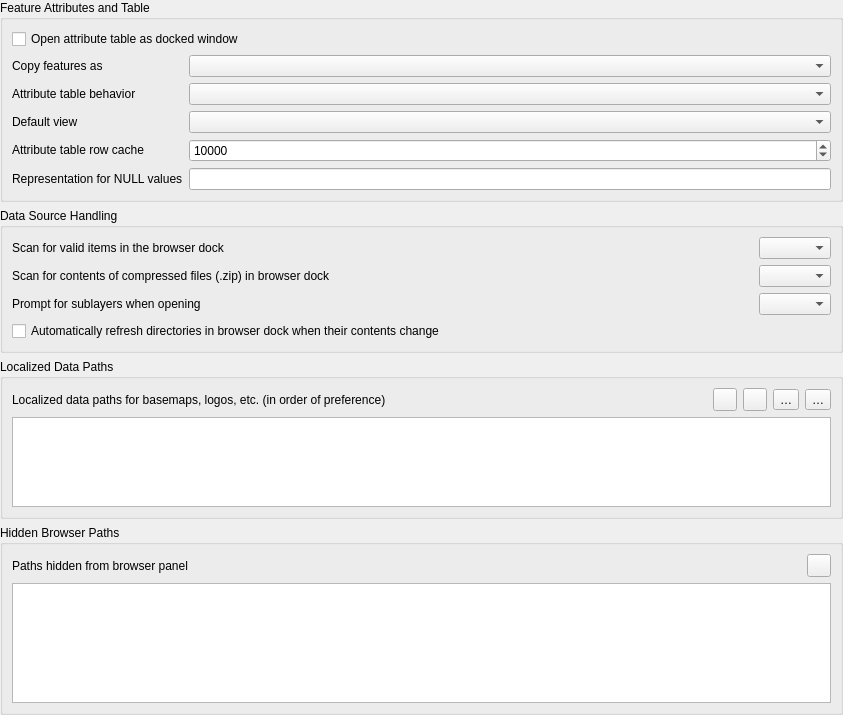
             <widget class="QWidget" name="mOptionsScrollAreaContents_11">
              <property name="geometry">
               <rect>
                <x>0</x>
                <y>0</y>
                <width>843</width>
                <height>715</height>
               </rect>
              </property>
              <layout class="QVBoxLayout" name="verticalLayout_27">
               <property name="leftMargin">
                <number>0</number>
               </property>
               <property name="topMargin">
                <number>0</number>
               </property>
               <property name="rightMargin">
                <number>0</number>
               </property>
               <property name="bottomMargin">
                <number>0</number>
               </property>
               <item>
                <widget class="QgsCollapsibleGroupBox" name="groupBox_18">
                 <property name="title">
                  <string>Feature Attributes and Table</string>
                 </property>
                 <layout class="QGridLayout" name="gridLayout_19">
                  <item row="0" column="0" colspan="2">
                   <widget class="QCheckBox" name="cbxAttributeTableDocked">
                    <property name="text">
                     <string>Open attribute table as docked window</string>
                    </property>
                   </widget>
                  </item>
                  <item row="3" column="1">
                   <widget class="QComboBox" name="cmbAttrTableBehavior">
                    <item>
                     <property name="text">
                      <string/>
                     </property>
                    </item>
                   </widget>
                  </item>
                  <item row="3" column="0">
                   <widget class="QLabel" name="textLabel1_7">
                    <property name="sizePolicy">
                     <sizepolicy hsizetype="Fixed" vsizetype="Fixed">
                      <horstretch>0</horstretch>
                      <verstretch>0</verstretch>
                     </sizepolicy>
                    </property>
                    <property name="text">
                     <string>Attribute table behavior</string>
                    </property>
                   </widget>
                  </item>
                  <item row="6" column="0">
                   <widget class="QLabel" name="label_14">
                    <property name="text">
                     <string>Representation for NULL values</string>
                    </property>
                   </widget>
                  </item>
                  <item row="4" column="1">
                   <widget class="QComboBox" name="mAttrTableViewComboBox"/>
                  </item>
                  <item row="6" column="1">
                   <widget class="QLineEdit" name="leNullValue"/>
                  </item>
                  <item row="5" column="0">
                   <widget class="QLabel" name="textLabel1_12">
                    <property name="sizePolicy">
                     <sizepolicy hsizetype="Fixed" vsizetype="Fixed">
                      <horstretch>0</horstretch>
                      <verstretch>0</verstretch>
                     </sizepolicy>
                    </property>
                    <property name="text">
                     <string>Attribute table row cache</string>
                    </property>
                   </widget>
                  </item>
                  <item row="5" column="1">
                   <widget class="QgsSpinBox" name="spinBoxAttrTableRowCache">
                    <property name="minimum">
                     <number>0</number>
                    </property>
                    <property name="maximum">
                     <number>10000000</number>
                    </property>
                    <property name="singleStep">
                     <number>1000</number>
                    </property>
                    <property name="value">
                     <number>10000</number>
                    </property>
                   </widget>
                  </item>
                  <item row="2" column="1">
                   <widget class="QComboBox" name="mComboCopyFeatureFormat"/>
                  </item>
                  <item row="4" column="0">
                   <widget class="QLabel" name="label_46">
                    <property name="text">
                     <string>Default view</string>
                    </property>
                   </widget>
                  </item>
                  <item row="2" column="0">
                   <widget class="QLabel" name="label_48">
                    <property name="text">
                     <string>Copy features as</string>
                    </property>
                   </widget>
                  </item>
                 </layout>
                </widget>
               </item>
               <item>
                <widget class="QgsCollapsibleGroupBox" name="groupBox_19">
                 <property name="title">
                  <string>Data Source Handling</string>
                 </property>
                 <layout class="QGridLayout" name="gridLayout_23" columnstretch="0,0,0">
                  <item row="1" column="2">
                   <widget class="QComboBox" name="cmbScanZipInBrowser"/>
                  </item>
                  <item row="0" column="2">
                   <widget class="QComboBox" name="cmbScanItemsInBrowser"/>
                  </item>
                  <item row="2" column="2">
                   <widget class="QComboBox" name="cmbPromptSublayers">
                    <item>
                     <property name="text">
                      <string/>
                     </property>
                    </item>
                   </widget>
                  </item>
                  <item row="0" column="0">
                   <widget class="QLabel" name="label_30">
                    <property name="text">
                     <string>Scan for valid items in the browser dock</string>
                    </property>
                   </widget>
                  </item>
                  <item row="1" column="1">
                   <spacer name="horizontalSpacer_3">
                    <property name="orientation">
                     <enum>Qt::Horizontal</enum>
                    </property>
                    <property name="sizeHint" stdset="0">
                     <size>
                      <width>40</width>
                      <height>20</height>
                     </size>
                    </property>
                   </spacer>
                  </item>
                  <item row="2" column="0">
                   <widget class="QLabel" name="textLabel1_13">
                    <property name="sizePolicy">
                     <sizepolicy hsizetype="Fixed" vsizetype="Fixed">
                      <horstretch>0</horstretch>
                      <verstretch>0</verstretch>
                     </sizepolicy>
                    </property>
                    <property name="text">
                     <string>Prompt for sublayers when opening</string>
                    </property>
                   </widget>
                  </item>
                  <item row="1" column="0">
                   <widget class="QLabel" name="label_29">
                    <property name="text">
                     <string>Scan for contents of compressed files (.zip) in browser dock</string>
                    </property>
                   </widget>
                  </item>
                  <item row="3" column="0" colspan="3">
                   <widget class="QCheckBox" name="mCheckMonitorDirectories">
                    <property name="text">
                     <string>Automatically refresh directories in browser dock when their contents change</string>
                    </property>
                   </widget>
                  </item>
                 </layout>
                </widget>
               </item>
               <item>
                <widget class="QgsCollapsibleGroupBox" name="groupBox_301">
                 <property name="title">
                  <string>Localized Data Paths</string>
                 </property>
                 <layout class="QGridLayout" name="gridLayout_34">
                  <item row="0" column="0">
                   <widget class="QLabel" name="label_9">
                    <property name="text">
                     <string>Localized data paths for basemaps, logos, etc. (in order of preference) </string>
                    </property>
                   </widget>
                  </item>
                  <item row="0" column="1">
                   <spacer name="horizontalSpacer_19">
                    <property name="orientation">
                     <enum>Qt::Horizontal</enum>
                    </property>
                    <property name="sizeHint" stdset="0">
                     <size>
                      <width>40</width>
                      <height>20</height>
                     </size>
                    </property>
                   </spacer>
                  </item>
                  <item row="0" column="2">
                   <widget class="QToolButton" name="mLocalizedDataPathAddButton">
                    <property name="toolTip">
                     <string>Add localized data path</string>
                    </property>
                    <property name="text">
                     <string/>
                    </property>
                    <property name="icon">
                     <iconset resource="../../images/images.qrc">
                      <normaloff>:/images/themes/default/symbologyAdd.svg</normaloff>:/images/themes/default/symbologyAdd.svg</iconset>
                    </property>
                   </widget>
                  </item>
                  <item row="0" column="3">
                   <widget class="QToolButton" name="mLocalizedDataPathRemoveButton">
                    <property name="toolTip">
                     <string>Remove localized data path</string>
                    </property>
                    <property name="text">
                     <string/>
                    </property>
                    <property name="icon">
                     <iconset resource="../../images/images.qrc">
                      <normaloff>:/images/themes/default/symbologyRemove.svg</normaloff>:/images/themes/default/symbologyRemove.svg</iconset>
                    </property>
                   </widget>
                  </item>
                  <item row="0" column="4">
                   <widget class="QToolButton" name="mLocalizedDataPathUpButton">
                    <property name="toolTip">
                     <string>Raise selected localized data path priority</string>
                    </property>
                    <property name="text">
                     <string>…</string>
                    </property>
                    <property name="icon">
                     <iconset resource="../../images/images.qrc">
                      <normaloff>:/images/themes/default/mActionArrowUp.svg</normaloff>:/images/themes/default/mActionArrowUp.svg</iconset>
                    </property>
                   </widget>
                  </item>
                  <item row="0" column="5">
                   <widget class="QToolButton" name="mLocalizedDataPathDownButton">
                    <property name="toolTip">
                     <string>Lower selected localized data path priority</string>
                    </property>
                    <property name="text">
                     <string>…</string>
                    </property>
                    <property name="icon">
                     <iconset resource="../../images/images.qrc">
                      <normaloff>:/images/themes/default/mActionArrowDown.svg</normaloff>:/images/themes/default/mActionArrowDown.svg</iconset>
                    </property>
                   </widget>
                  </item>
                  <item row="1" column="0" colspan="6">
                   <widget class="QListWidget" name="mLocalizedDataPathListWidget">
                    <property name="selectionMode">
                     <enum>QAbstractItemView::MultiSelection</enum>
                    </property>
                    <property name="selectionBehavior">
                     <enum>QAbstractItemView::SelectRows</enum>
                    </property>
                   </widget>
                  </item>
                 </layout>
                </widget>
               </item>
               <item>
                <widget class="QgsCollapsibleGroupBox" name="groupBox_28">
                 <property name="title">
                  <string>Hidden Browser Paths</string>
                 </property>
                 <layout class="QGridLayout" name="_15">
                  <item row="0" column="2">
                   <widget class="QToolButton" name="mBtnRemoveHiddenPath">
                    <property name="toolTip">
                     <string>Remove path</string>
                    </property>
                    <property name="text">
                     <string/>
                    </property>
                    <property name="icon">
                     <iconset resource="../../images/images.qrc">
                      <normaloff>:/images/themes/default/symbologyRemove.svg</normaloff>:/images/themes/default/symbologyRemove.svg</iconset>
                    </property>
                   </widget>
                  </item>
                  <item row="0" column="0">
                   <widget class="QLabel" name="mSVGLabel_4">
                    <property name="text">
                     <string>Paths hidden from browser panel</string>
                    </property>
                   </widget>
                  </item>
                  <item row="0" column="1">
                   <spacer>
                    <property name="orientation">
                     <enum>Qt::Horizontal</enum>
                    </property>
                    <property name="sizeHint" stdset="0">
                     <size>
                      <width>31</width>
                      <height>20</height>
                     </size>
                    </property>
                   </spacer>
                  </item>
                  <item row="1" column="0" colspan="3">
                   <widget class="QListWidget" name="mListHiddenBrowserPaths">
                    <property name="minimumSize">
                     <size>
                      <width>0</width>
                      <height>120</height>
                     </size>
                    </property>
                   </widget>
                  </item>
                 </layout>
                </widget>
               </item>
               <item>
                <spacer name="verticalSpacer_8">
                 <property name="orientation">
                  <enum>Qt::Vertical</enum>
                 </property>
                 <property name="sizeType">
                  <enum>QSizePolicy::Expanding</enum>
                 </property>
                 <property name="sizeHint" stdset="0">
                  <size>
                   <width>20</width>
                   <height>40</height>
                  </size>
                 </property>
                </spacer>
               </item>
              </layout>
             </widget>
